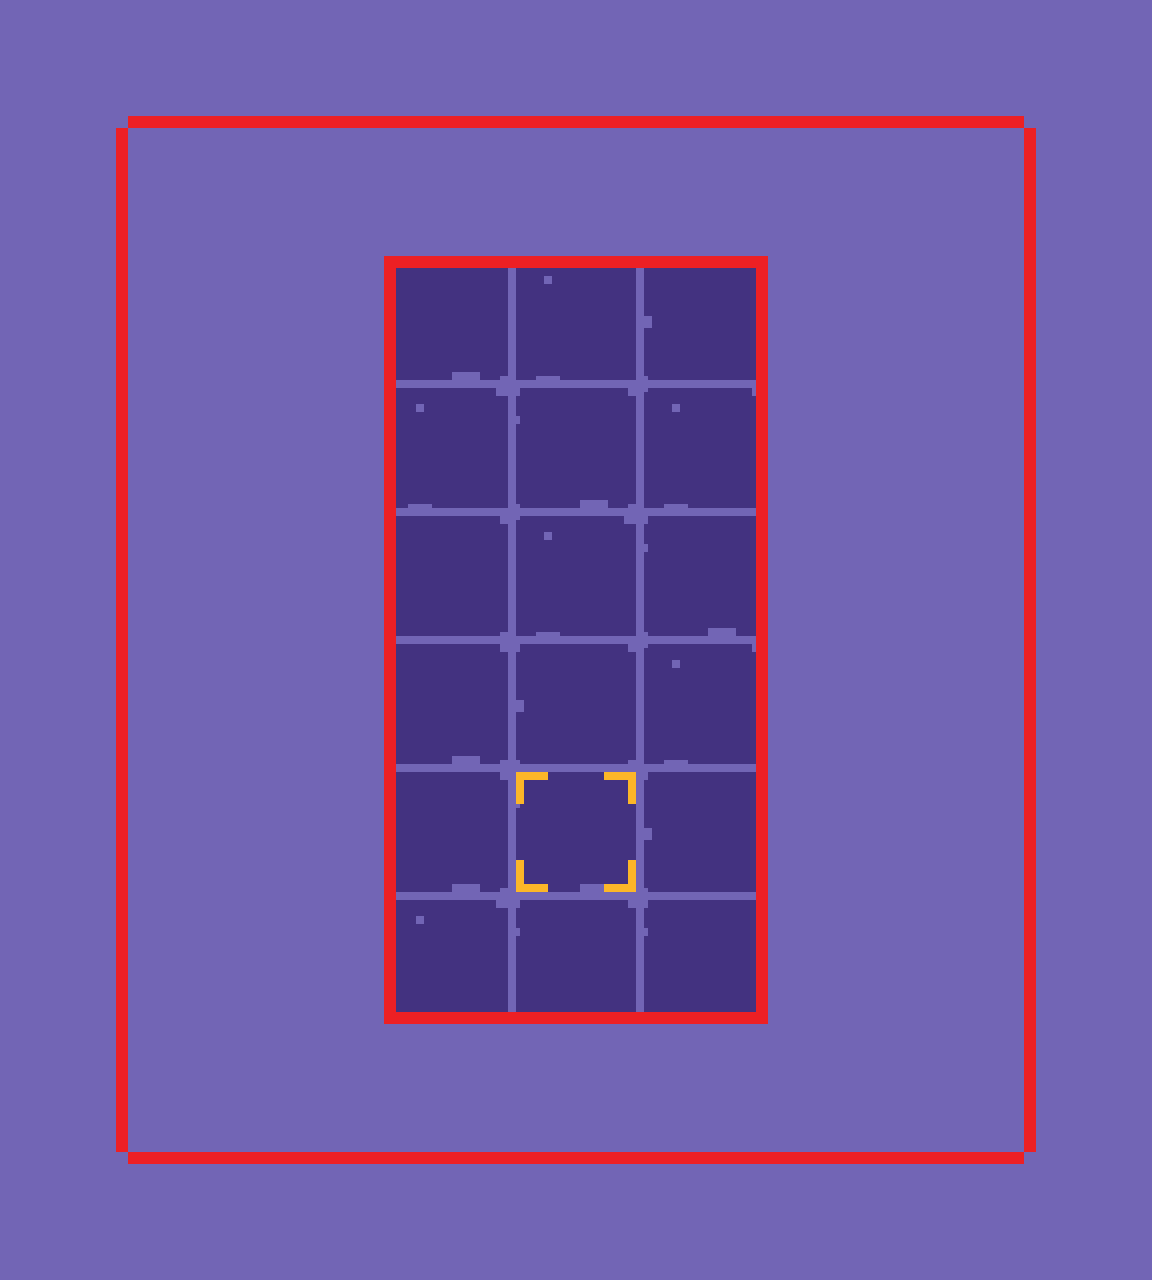

Tiled map render using the project's own tile images. Description and the map definition, with tile-layer contents summarised, below:
An orthogonal 9x10 tile map with 128x128 px tiles, 3 tile layers (background_ground, wallsLayer, exitLayer), 2 tilesets and 2 objects (start, end).

<map version="1.5" tiledversion="1.7.0" orientation="orthogonal" renderorder="right-down" width="9" height="10" tilewidth="128" tileheight="128" infinite="0" backgroundcolor="#7265b5" nextlayerid="23" nextobjectid="40">
 <editorsettings>
  <chunksize width="40" height="40" />
 </editorsettings>
 <tileset firstgid="1" name="triggers" tilewidth="128" tileheight="128" tilecount="36" columns="6">
  <image source="assets/triggers.png" trans="ff00ff" width="768" height="768" />
  <tile id="0">
   <properties>
    <property name="wall0" value="left" />
    <property name="wall1" value="top" />
   </properties>
  </tile>
  <tile id="1">
   <properties>
    <property name="wall0" value="top" />
   </properties>
  </tile>
  <tile id="2">
   <properties>
    <property name="wall0" value="top" />
    <property name="wall1" value="right" />
   </properties>
  </tile>
  <tile id="4">
   <properties>
    <property name="wall0" value="top" />
    <property name="wall1" value="left" />
    <property name="wall2" value="right" />
   </properties>
  </tile>
  <tile id="6">
   <properties>
    <property name="wall0" value="left" />
   </properties>
  </tile>
  <tile id="7">
   <properties>
    <property name="wall0" value="top" />
    <property name="wall1" value="right" />
    <property name="wall2" value="left" />
    <property name="wall3" value="down" />
   </properties>
  </tile>
  <tile id="8">
   <properties>
    <property name="wall0" value="right" />
   </properties>
  </tile>
  <tile id="9">
   <properties>
    <property name="wall0" value="down" />
    <property name="wall1" value="left" />
    <property name="wall2" value="top" />
   </properties>
  </tile>
  <tile id="11">
   <properties>
    <property name="wall0" value="down" />
    <property name="wall1" value="top" />
    <property name="wall2" value="right" />
   </properties>
  </tile>
  <tile id="12">
   <properties>
    <property name="wall0" value="left" />
    <property name="wall1" value="down" />
   </properties>
  </tile>
  <tile id="13">
   <properties>
    <property name="wall0" value="down" />
   </properties>
  </tile>
  <tile id="14">
   <properties>
    <property name="wall0" value="down" />
    <property name="wall1" value="right" />
   </properties>
  </tile>
  <tile id="16">
   <properties>
    <property name="wall0" value="down" />
    <property name="wall1" value="left" />
    <property name="wall2" value="right" />
   </properties>
  </tile>
  <tile id="18">
   <properties>
    <property name="wall0" value="left" />
    <property name="wall1" value="down" />
   </properties>
  </tile>
  <tile id="19">
   <properties>
    <property name="wall0" value="down" />
   </properties>
  </tile>
  <tile id="20">
   <properties>
    <property name="wall0" value="down" />
    <property name="wall1" value="right" />
   </properties>
  </tile>
  <tile id="21">
   <properties>
    <property name="wall0" value="down" />
    <property name="wall1" value="top" />
   </properties>
  </tile>
  <tile id="23">
   <properties>
    <property name="wall0" value="left" />
    <property name="wall1" value="right" />
   </properties>
  </tile>
  <tile id="30">
   <properties>
    <property name="wall0" value="top" />
    <property name="wall1" value="down" />
   </properties>
  </tile>
  <tile id="32">
   <properties>
    <property name="wall0" value="left" />
    <property name="wall1" value="right" />
   </properties>
  </tile>
 </tileset>
 <tileset firstgid="37" name="tiles" tilewidth="128" tileheight="128" tilecount="5" columns="5">
  <image source="assets/tiles.png" trans="ff00ff" width="640" height="128" />
 </tileset>
 <layer id="20" name="background_ground" width="9" height="10">
  <data>[90 cells, 18 non-empty, 4 distinct tile ids]</data>
 </layer>
 <layer id="19" name="wallsLayer" width="9" height="10">
  <data>[90 cells, 47 non-empty, 9 distinct tile ids]</data>
 </layer>
 <layer id="22" name="exitLayer" width="9" height="10">
  <data>[90 cells, 1 non-empty, 1 distinct tile ids]</data>
 </layer>
 <objectgroup id="15" name="spawnLayer">
  <object id="35" name="start" type="start" x="516.324" y="387.245" width="120" height="120" />
  <object id="37" name="end" type="end" x="516.231" y="770.731" width="120" height="120" />
 </objectgroup>
</map>
